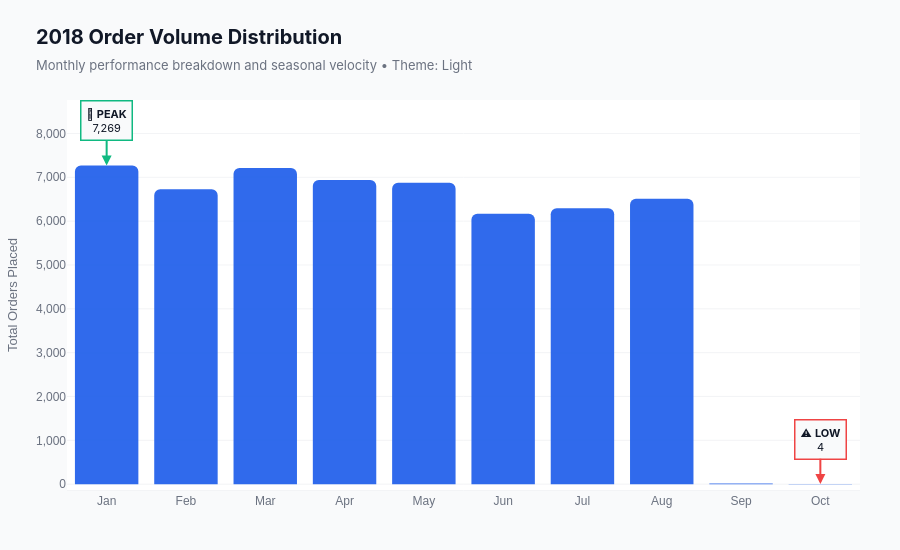

The cell this chart's notebook holds for it:
### Code cell
import pandas as pd
import plotly.graph_objects as go

# ==========================================
# 1. THEME CONFIGURATION (Toggle Light/Dark)
# ==========================================
THEME = "light"  # Options: 'light' or 'dark'

if THEME == "light":
    BG_COLOR = "#FFFFFF"  # Clean white plotting canvas
    PAPER_COLOR = "#F9FAFB"  # Subtle off-white surrounding background
    BAR_COLOR = "#2563EB"  # Deep corporate electric blue
    GRID_COLOR = "#F3F4F6"  # Ultra-faint gray horizontal gridlines
    TEXT_MAIN = "#111827"  # Dark gray/black for crisp typography
    TEXT_MUTED = "#6B7280"  # Medium gray for subtitles and axis labels
    PEAK_COLOR = "#10B981"  # Emerald green accent for Peak
    LOW_COLOR = "#EF4444"  # Coral red accent for Low
else:
    BG_COLOR = "#0F172A"  # Deep Enterprise Slate canvas
    PAPER_COLOR = "#1E293B"  # Dark container frame background
    BAR_COLOR = "#38BDF8"  # Vibrant luminous cyan bar fill
    GRID_COLOR = "#334155"  # Faint steel-blue horizontal gridlines
    TEXT_MAIN = "#F9FAFB"  # Off-white for high contrast typography
    TEXT_MUTED = "#94A3B8"  # Slate gray for subtitles and axis labels
    PEAK_COLOR = "#34D399"  # Bright emerald for Peak (dark mode)
    LOW_COLOR = "#F87171"  # Bright coral for Low (dark mode)


# ==========================================
# 2. DATASET INTEGRATION & METRICS
# ==========================================
# Loaded with your exact database output
actual_sql_data = [
    ('01', 7269), ('02', 6728), ('03', 7211), ('04', 6939), ('05', 6873),
    ('06', 6167), ('07', 6292), ('08', 6512), ('09', 16),   ('10', 4)
]

df = pd.DataFrame(actual_sql_data, columns=['order_month', 'total_orders'])

# Mapping integers to clean textual abbreviations
month_map = {
    "01": "Jan", "02": "Feb", "03": "Mar", "04": "Apr", "05": "May", 
    "06": "Jun", "07": "Jul", "08": "Aug", "09": "Sep", "10": "Oct"
}
df["month_name"] = df["order_month"].map(month_map)

# Computing hover metrics on your actual volumes
df["mom_growth"] = df["total_orders"].pct_change() * 100
df["mom_growth"] = df["mom_growth"].fillna(0)  # Smooth out January baseline

total_annual_orders = df["total_orders"].sum()
df["pct_contribution"] = (df["total_orders"] / total_annual_orders) * 100


# ==========================================
# 3. GRAPHICAL OBJECT ARCHITECTURE
# ==========================================
fig = go.Figure()

# Identifying your real peak (January) and low (October) dynamically
peak_idx = df["total_orders"].idxmax()
low_idx = df["total_orders"].idxmin()

peak_month = df.loc[peak_idx, "month_name"]
peak_val = df.loc[peak_idx, "total_orders"]

low_month = df.loc[low_idx, "month_name"]
low_val = df.loc[low_idx, "total_orders"]

# Add Bars with Custom Hover Templates and Border Controls
fig.add_trace(
    go.Bar(
        x=df["month_name"],
        y=df["total_orders"],
        marker_color=BAR_COLOR,
        marker_line_width=0,  
        opacity=0.95,
        marker_cornerradius="10%",
        customdata=df[["mom_growth", "pct_contribution"]],
        hovertemplate=(
            "<b><span style='font-size:14px;'>%{x} 2018 Performance</span></b><br>"
            "<span style='color:" + BAR_COLOR + "'>■</span> <b>Orders:</b> %{y:,}<br>"
            "<b>Share of Year:</b> %{customdata[1]:.1f}%<br>"
            "<b>MoM Velocity:</b> %{customdata[0]:+.1f}%"
            "<extra></extra>"  
        ),
    )
)

# ==========================================
# 4. CALLOUT ANNOTATIONS (Peak & Low Labels)
# ==========================================
# Peak Annotation (Points to Jan)
fig.add_annotation(
    x=peak_month,
    y=peak_val,
    text=f"👑 <b>PEAK</b><br>{peak_val:,}",
    showarrow=True,
    arrowhead=2,
    arrowcolor=PEAK_COLOR,
    arrowwidth=2,
    ay=-45,  
    ax=0,
    font=dict(family="Inter, Arial, sans-serif", size=11, color=TEXT_MAIN),
    bgcolor=PAPER_COLOR,
    bordercolor=PEAK_COLOR,
    borderwidth=1.5,
    borderpad=5,
)

# Lowest Annotation (Points to Oct)
fig.add_annotation(
    x=low_month,
    y=low_val,
    text=f"⚠️ <b>LOW</b><br>{low_val:,}",
    showarrow=True,
    arrowhead=2,
    arrowcolor=LOW_COLOR,
    arrowwidth=2,
    ay=-45,  
    ax=0,
    font=dict(family="Inter, Arial, sans-serif", size=11, color=TEXT_MAIN),
    bgcolor=PAPER_COLOR,
    bordercolor=LOW_COLOR,
    borderwidth=1.5,
    borderpad=5,
)


# ==========================================
# 5. CUSTOM CANVAS & TYPOGRAPHY LAYOUT
# ==========================================
fig.update_layout(
    title=dict(
        text=(
            f"<b>2018 Order Volume Distribution</b><br>"
            f"<span style='font-size:13px; color:{TEXT_MUTED}; font-weight:normal;'>"
            f"Monthly performance breakdown and seasonal velocity • Theme: {THEME.title()}</span>"
        ),
        font=dict(family="Inter, Arial, sans-serif", size=20, color=TEXT_MAIN),
        x=0.04,
        y=0.92,
    ),
    plot_bgcolor=BG_COLOR,
    paper_bgcolor=PAPER_COLOR,
    margin=dict(l=60, r=40, t=100, b=60),  
    height=550,
    showlegend=False,
    xaxis=dict(
        showgrid=False,  
        linecolor=GRID_COLOR,
        linewidth=1,
        tickfont=dict(family="Arial, sans-serif", size=12, color=TEXT_MUTED),
    ),
    yaxis=dict(
        title="Total Orders Placed",
        title_font=dict(family="Arial, sans-serif", size=13, color=TEXT_MUTED),
        showgrid=True,  
        gridcolor=GRID_COLOR,
        gridwidth=1,
        tickfont=dict(family="Arial, sans-serif", size=12, color=TEXT_MUTED),
        tickformat=",",  
        zeroline=False,
    ),
    hoverlabel=dict(
        bgcolor=BG_COLOR,
        font_size=13,
        font_color=TEXT_MAIN,
        font_family="Inter, Arial, sans-serif",
        bordercolor=GRID_COLOR,
    ),
)

# ==========================================
# 6. EXECUTION
# ==========================================
fig.show()

### Figure 1 — Plotly figure (JSON) as saved in the notebook; plotly's stock layout.template omitted (floating-point values rounded to 4 significant figures)
{"data": [{"customdata": [[0.0, 13.46], [-7.443, 12.46], [7.179, 13.35], [-3.772, 12.85], [-0.9511, 12.73], [-10.27, 11.42], [2.027, 11.65], [3.497, 12.06], [-99.75, 0.02962], [-75.0, 0.007406]], "hovertemplate": "<b><span style='font-size:14px;'>%{x} 2018 Performance</span></b><br><span style='color:#2563EB'>■</span> <b>Orders:</b> %{y:,}<br><b>Share of Year:</b> %{customdata[1]:.1f}%<br><b>MoM Velocity:</b> %{customdata[0]:+.1f}%<extra></extra>", "marker": {"color": "#2563EB", "cornerradius": "10%", "line": {"width": 0}}, "opacity": 0.95, "type": "bar", "x": ["Jan", "Feb", "Mar", "Apr", "May", "Jun", "Jul", "Aug", "Sep", "Oct"], "y": [7269, 6728, 7211, 6939, 6873, 6167, 6292, 6512, 16, 4]}], "layout": {"annotations": [{"arrowcolor": "#10B981", "arrowhead": 2, "arrowwidth": 2, "ax": 0, "ay": -45, "bgcolor": "#F9FAFB", "bordercolor": "#10B981", "borderpad": 5, "borderwidth": 1.5, "font": {"color": "#111827", "family": "Inter, Arial, sans-serif", "size": 11}, "showarrow": true, "text": "👑 <b>PEAK</b><br>7,269", "x": "Jan", "y": 7269}, {"arrowcolor": "#EF4444", "arrowhead": 2, "arrowwidth": 2, "ax": 0, "ay": -45, "bgcolor": "#F9FAFB", "bordercolor": "#EF4444", "borderpad": 5, "borderwidth": 1.5, "font": {"color": "#111827", "family": "Inter, Arial, sans-serif", "size": 11}, "showarrow": true, "text": "⚠️ <b>LOW</b><br>4", "x": "Oct", "y": 4}], "height": 550, "hoverlabel": {"bgcolor": "#FFFFFF", "bordercolor": "#F3F4F6", "font": {"color": "#111827", "family": "Inter, Arial, sans-serif", "size": 13}}, "margin": {"b": 60, "l": 60, "r": 40, "t": 100}, "paper_bgcolor": "#F9FAFB", "plot_bgcolor": "#FFFFFF", "showlegend": false, "title": {"font": {"color": "#111827", "family": "Inter, Arial, sans-serif", "size": 20}, "text": "<b>2018 Order Volume Distribution</b><br><span style='font-size:13px; color:#6B7280; font-weight:normal;'>Monthly performance breakdown and seasonal velocity • Theme: Light</span>", "x": 0.04, "y": 0.92}, "xaxis": {"linecolor": "#F3F4F6", "linewidth": 1, "showgrid": false, "tickfont": {"color": "#6B7280", "family": "Arial, sans-serif", "size": 12}}, "yaxis": {"gridcolor": "#F3F4F6", "gridwidth": 1, "showgrid": true, "tickfont": {"color": "#6B7280", "family": "Arial, sans-serif", "size": 12}, "tickformat": ",", "title": {"font": {"color": "#6B7280", "family": "Arial, sans-serif", "size": 13}, "text": "Total Orders Placed"}, "zeroline": false}}}
